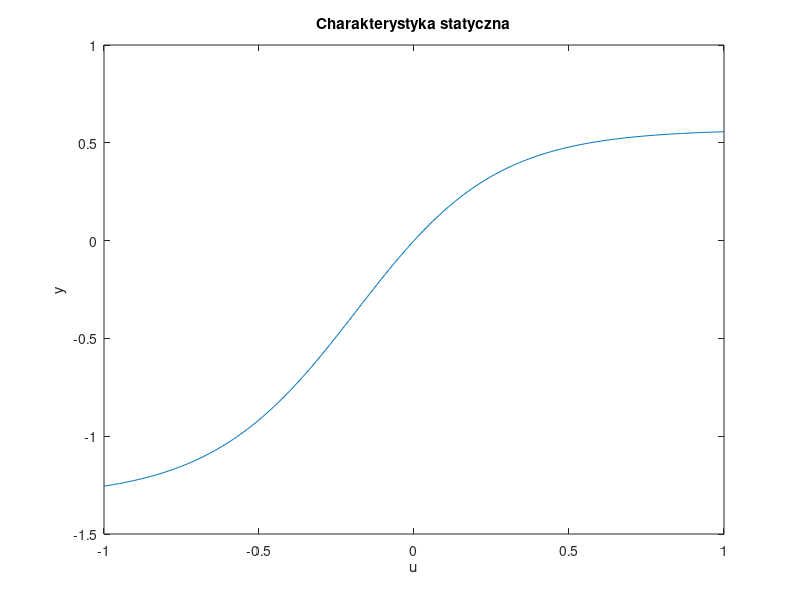

This figure's MATLAB source:
u = -1:0.01:1;

alpha1=-1.422574;
alpha2=0.466776;
beta1=0.017421;
beta2=0.013521;

kk = length(u);
g1 = @(u)((exp(4.125*u)-1)/(exp(4.125*u)+1));
g2 = @(x) (1 - exp(-1.2*x));
x1 = zeros(1,kk);
y = zeros(1,kk);
for k=1:length(u)
    x1(k) = (beta1+beta2)*g1(u(k))/(1+alpha1+alpha2);
    y(k) = g2(x1(k));
end

plot(u, y);
xlabel("u")
ylabel("y")
title("Charakterystyka statyczna")
exportgraphics(gca, "char_stat.pdf")
